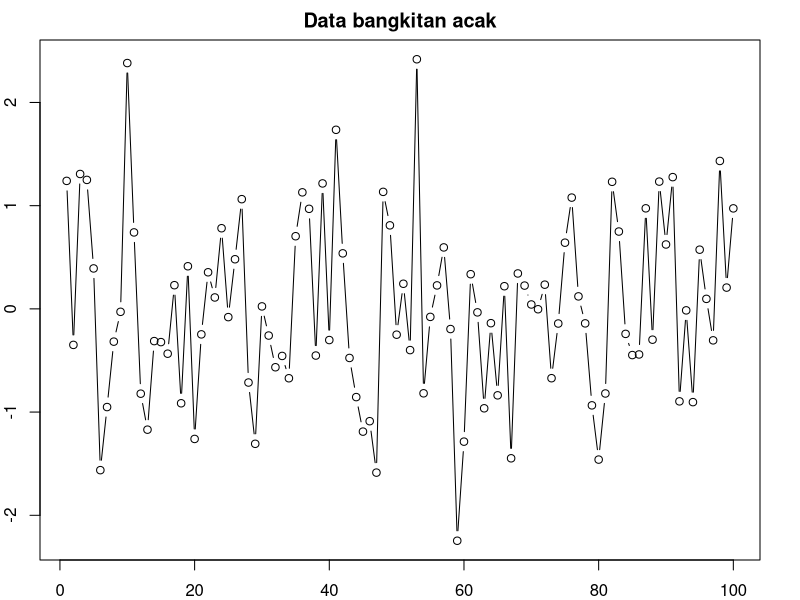
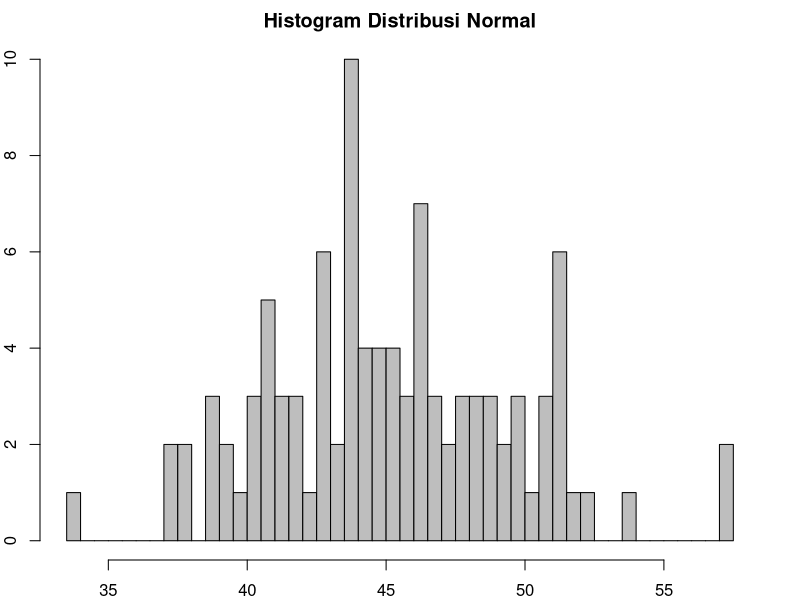

Source code (R) for these figures, in order:
# Nama  : Ghifari Maaliki Syafa Syuhada
# NRP   : 5025211158
# Kelas : Probabilitas dan Statistika C
#
# ---------- Modul 1 Praktikum Probabilitas dan Statistik 2023 ----------
# ----------------------- Distribusi Probabilitas -----------------------

# 4 

# a.
mean <- 45
x1 <- 45
x2 <- 46

sd <- 5

set.seed(0)
rand <- rnorm(100, mean, sd)

cat("P(X1 ≤ x ≤ X2): ", 
    pnorm(x2, mean, sd, lower.tail = TRUE, log.p = FALSE) -
      pnorm(x1, mean,sd, lower.tail = TRUE, log.p = FALSE)
    ,"\n"
    )

cat("z-score: ",
    zs <- (rand - mean(rand)) / sd
    ,"\n"
    )

par(mar = c(2, 2, 2, 2))

plot(zs, main = "Data bangkitan acak", type="b")

# b.Membuat histogram 
hist(rand, breaks = 50, 
     col = "grey", border = "black",
     main = "Histogram Distribusi Normal",
     xlab = "Nilai",
     ylab = "Frekuensi")

# c. Nilai varian
cat("Varian: ", sd^2, "\n")
